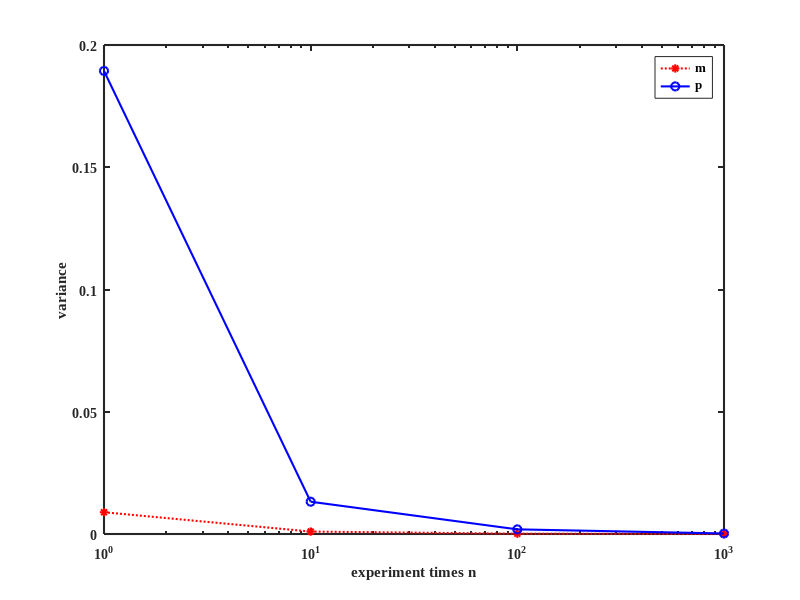

This chart was generated by the following MATLAB code: (Note: this script raises an error after producing the figure.)
clear;
clc;
close all;
x=[1, 10, 100, 1000]
y1=[0.0089,9.9683*10^-4,1.2078*10^-4,1.5656*10^-5]
y2=[0.1894, 0.0132, 0.0019, 2.1226*10^-4]
   
   
   
figure
   semilogx(x,y1,'r*:','LineWidth', 1.5)
   hold on 
    semilogx(x,y2,'bo-','LineWidth', 1.5)
   
      %set(gca,'FontName','Times New Roman','FontWeight','bold')
 xlabel('experiment times n','FontName','Times New Roman','FontWeight','bold');
 ylabel('variance','FontName','Times New Roman','FontWeight','bold');
 legend('m','p','FontName','Times New Roman','FontWeight','bold')
 set(gca,'LineWidth', 1.5,'FontName','Times New Roman','FontSize',10,'FontWeight','Bold')
  export_fig variance_cycle.eps -painters -transparent 
   
 